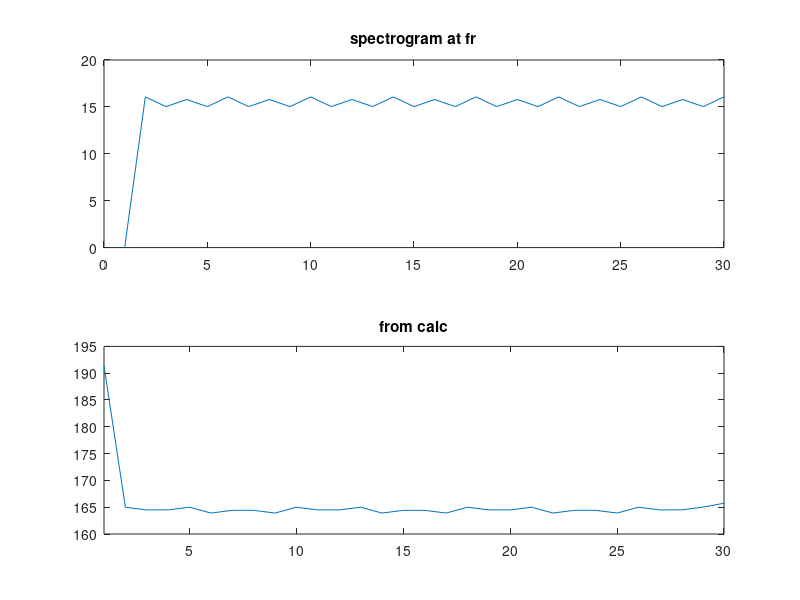

Recreate this plot in MATLAB.
T = 1;
fs = 8000;
n = 0:1/fs:T;

x = sin(2*pi*2000*n) + sin(2*pi*3000*n);
N=1024;

% Freq of interest
fr=3000;
% Freq of interest in radians
wr = (fr*2/fs)*pi;


% Length of frame, 25ms
% Based on Shivam's discussion, we have to ensure that the sinc function 
% is centered around fr. Below equation might do that
frame_len = round((200/(2*fr))*fs);
% frame_len = round(2/13*fs); 

% Window definition
window = ones([1,frame_len]);

% Calculate Spectogram
% spectral = spectrogram(x, window,0,N);

number_of_window_jumps = ceil(length(x)/frame_len);
spectral = zeros([N, number_of_window_jumps]);
for index = 1:number_of_window_jumps-1
    spectral(:,index+1) = fft(x(index*number_of_window_jumps:(index+1)*number_of_window_jumps),N);

end

exponent = exp(1i*wr*n);

% Multiple h[n]exp(i*w_r*n)
h = exponent(1:frame_len) .* window;

% Convolve x[n] with h[n]exp(i*w_r*n)
x_dash = conv(h,x);

% Since x_dash will be longer than x, calculating n for this range
% (length of x_dash corresponds to a time T1 for the sampling freq fs)
n = 0:1/fs:ceil(length(x_dash)/fs);
n = n(1:length(x_dash));

% 
exponent_2 = exp(-1i*wr*n);
% Multiplying e(-iwrn) and conv(x[n], h[n]exp(i*w_r*n))
output = exponent_2.*x_dash;

% averaging the outputs per frame_len

avg=zeros([1,29]);
c=1;
for i=1:267:length(output)-267
    t=sum(abs(output(i:i+267)));
    avg(c)=t;
    c=c+1;
end


% for i = 0:1
    subplot(2,1,1)
    plot(abs(spectral(round(N*fr/fs),:)))
%     hold on
%     plot(abs(s(round(N*fr/fs)-1,:)))
%     plot(abs(s(round(N*fr/fs)+1,:)))
    title("spectrogram at fr")
%     hold on
    subplot(2,1,2)
    a = size(spectral);

%     plot(abs(output(1:frame_len:length(output))))
    plot(avg)
    xlim([1 30])
    title('from calc')
%     pause
% end